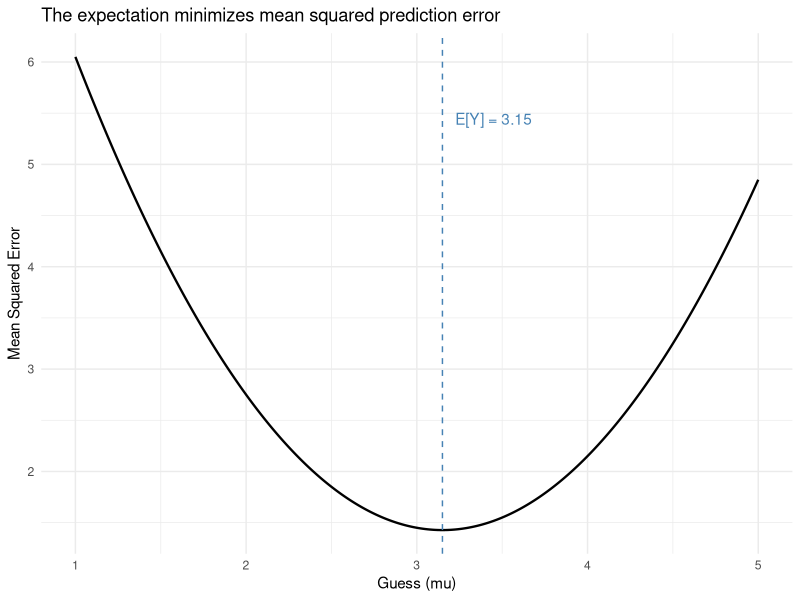
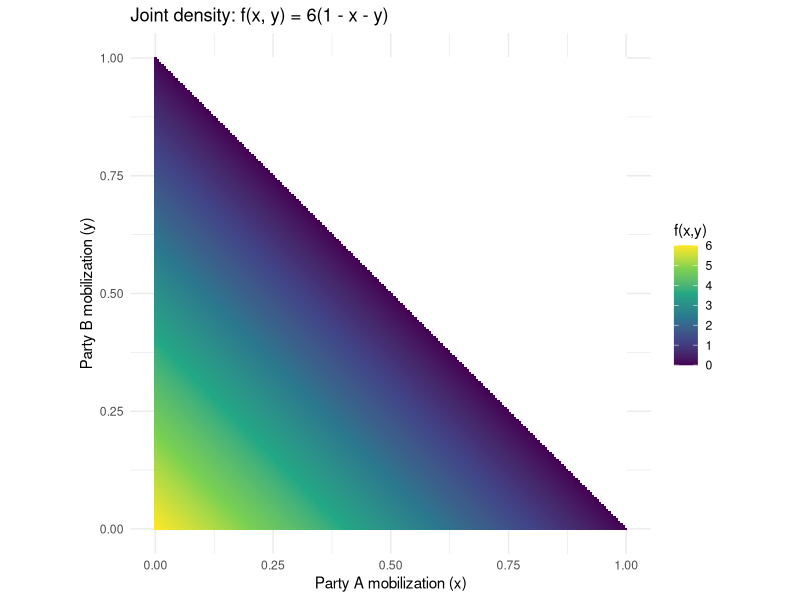
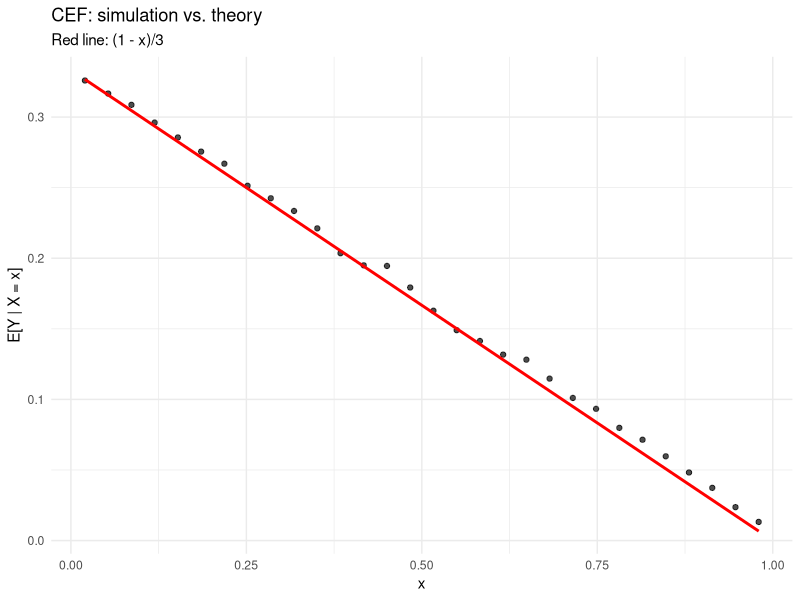
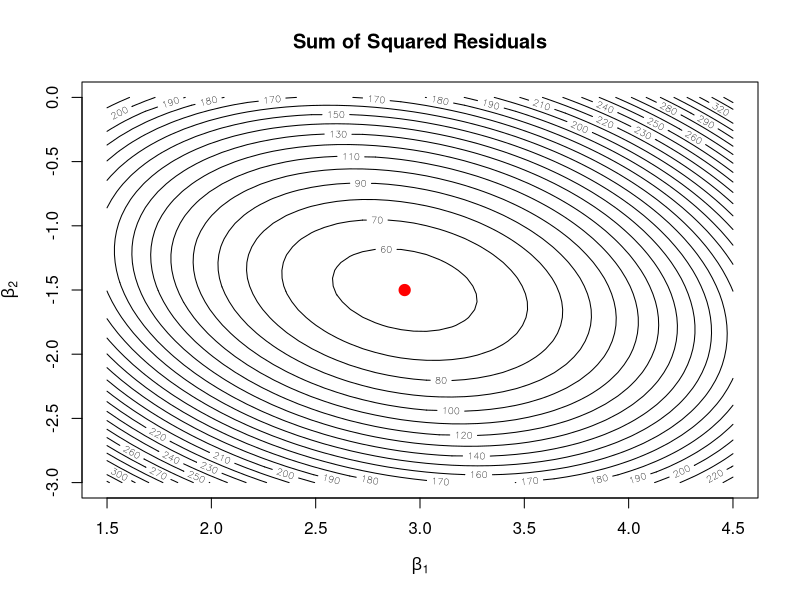
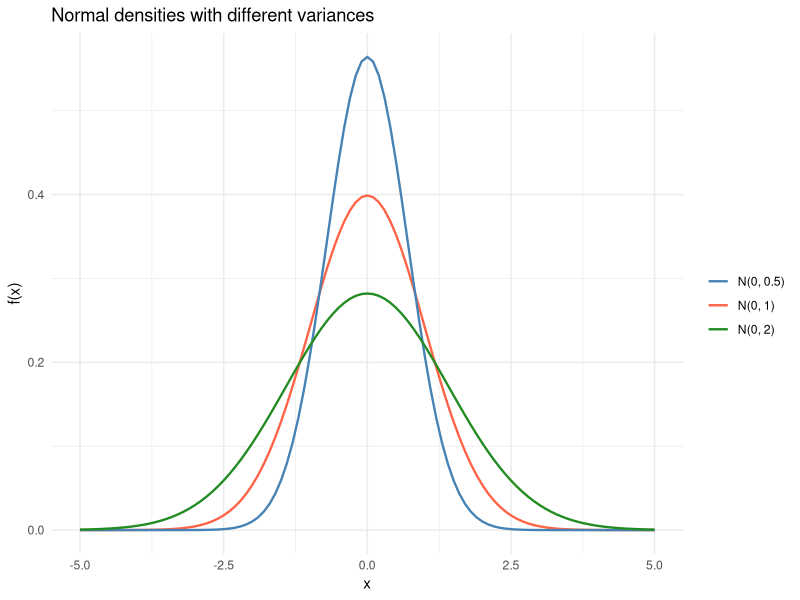

Here is the R script that generated these plots, in order:
## ---- chunk 1
#| label: setup
#| message: false
library(ggplot2)
library(MASS)
options(digits = 3)
## ---- chunk 2
#| label: expectation-minimizes-mse
#| fig-cap: "The expectation minimizes mean squared prediction error"
values <- 1:5
probs <- c(0.1, 0.2, 0.3, 0.25, 0.15)

# The expected value
mu <- sum(values * probs)
mu

# Mean squared error as a function of the guess
mse <- function(guess) {
  sum(probs * (values - guess)^2)
}

# Evaluate over a grid
guesses <- seq(1, 5, by = 0.01)
errors <- sapply(guesses, mse)

ggplot(data.frame(guess = guesses, mse = errors), aes(guess, mse)) +
  geom_line(linewidth = 0.8) +
  geom_vline(xintercept = mu, linetype = "dashed", color = "steelblue") +
  annotate("text", x = mu + 0.3, y = max(errors) * 0.9,
           label = paste("E[Y] =", mu), color = "steelblue") +
  labs(x = "Guess (mu)", y = "Mean Squared Error",
       title = "The expectation minimizes mean squared prediction error") +
  theme_minimal()
## ---- chunk 3
#| label: variance-two-forms
EY <- sum(values * probs)
EY2 <- sum(values^2 * probs)

# Definition form
var_def <- sum(probs * (values - EY)^2)

# Shortcut form
var_short <- EY2 - EY^2

c(definition = var_def, shortcut = var_short)
## ---- chunk 4
#| label: joint-density
# Create a grid
grid <- expand.grid(x = seq(0, 1, length = 200), y = seq(0, 1, length = 200))
grid$density <- ifelse(grid$x + grid$y <= 1,
                       6 * (1 - grid$x - grid$y), NA)

ggplot(grid, aes(x, y, fill = density)) +
  geom_tile() +
  scale_fill_viridis_c(na.value = "white", name = "f(x,y)") +
  labs(title = "Joint density: f(x, y) = 6(1 - x - y)",
       x = "Party A mobilization (x)",
       y = "Party B mobilization (y)") +
  coord_fixed() +
  theme_minimal()
## ---- chunk 5
#| label: cef-simulation
# Simulate from f(x,y) = 6(1-x-y) using rejection sampling
set.seed(123)
n_sim <- 50000
samples <- data.frame(x = numeric(0), y = numeric(0))

while (nrow(samples) < n_sim) {
  x_prop <- runif(n_sim)
  y_prop <- runif(n_sim)
  valid <- (x_prop + y_prop <= 1)
  x_prop <- x_prop[valid]
  y_prop <- y_prop[valid]
  # Accept with probability proportional to density
  accept_prob <- 6 * (1 - x_prop - y_prop) / 6  # max density is 6

  keep <- runif(length(x_prop)) < accept_prob
  samples <- rbind(samples, data.frame(x = x_prop[keep], y = y_prop[keep]))
}
samples <- samples[1:n_sim, ]

# Bin x and compute mean of y in each bin
samples$x_bin <- cut(samples$x, breaks = 30)
cef_empirical <- aggregate(y ~ x_bin, data = samples, FUN = mean)
cef_empirical$x_mid <- seq(0.02, 0.98, length = nrow(cef_empirical))

# Plot simulation vs. theoretical CEF
ggplot(cef_empirical, aes(x_mid, y)) +
  geom_point(alpha = 0.7) +
  stat_function(fun = function(x) (1 - x) / 3, color = "red", linewidth = 1) +
  labs(x = "x", y = "E[Y | X = x]",
       title = "CEF: simulation vs. theory",
       subtitle = "Red line: (1 - x)/3") +
  theme_minimal()
## ---- chunk 6
#| label: lie-check
# Overall mean of Y from simulation
overall_mean <- mean(samples$y)

# Theoretical E[Y]: integrate y * f_Y(y)
# f_Y(y) = 3(1-y)^2 by symmetry, so E[Y] = integral of y * 3(1-y)^2 from 0 to 1
EY_theory <- integrate(function(y) y * 3 * (1 - y)^2, 0, 1)$value

# E[E[Y|X]] = E[(1-X)/3] = integral of (1-x)/3 * 3(1-x)^2 dx = integral of (1-x)^3 dx
EEY_X <- integrate(function(x) (1 - x)^3, 0, 1)$value

c(simulation = overall_mean, `E[Y] theory` = EY_theory, `E[E[Y|X]]` = EEY_X)
## ---- chunk 7
#| label: total-variance
# Var(Y) from simulation
var_y_sim <- var(samples$y)

# Compute within each bin: variance of y and mean of y
bin_stats <- aggregate(y ~ x_bin, data = samples, FUN = function(z) c(m = mean(z), v = var(z), n = length(z)))
bin_stats <- do.call(data.frame, bin_stats)

# E[Var(Y|X)] - average of conditional variances (weighted by bin size)
weights <- bin_stats$y.n / sum(bin_stats$y.n)
E_var_YX <- sum(weights * bin_stats$y.v)

# Var(E[Y|X]) - variance of conditional means
var_EYX <- sum(weights * (bin_stats$y.m - sum(weights * bin_stats$y.m))^2)

c(`Var(Y)` = var_y_sim,
  `E[Var(Y|X)] + Var(E[Y|X])` = E_var_YX + var_EYX,
  `explained fraction` = var_EYX / var_y_sim)
## ---- chunk 8
#| label: design-matrix
set.seed(2026)
n <- 50
x1 <- rnorm(n)
x2 <- rnorm(n)
y <- 2 + 3 * x1 - 1.5 * x2 + rnorm(n)

# Build the design matrix (intercept + two regressors)
X <- cbind(1, x1, x2)
colnames(X) <- c("intercept", "x1", "x2")
head(X)
## ---- chunk 9
#| label: gram-matrix
XtX <- t(X) %*% X
XtX

# It's symmetric
all.equal(XtX, t(XtX))

# And positive definite (all eigenvalues positive)
eigen(XtX)$values
## ---- chunk 10
#| label: ols-by-hand
Xty <- t(X) %*% y
beta_hat <- solve(XtX) %*% Xty

# Compare to lm()
beta_lm <- coef(lm(y ~ x1 + x2))

cbind(manual = beta_hat, lm = beta_lm)
## ---- chunk 11
#| label: projection
P <- X %*% solve(XtX) %*% t(X)
M <- diag(n) - P

y_hat <- P %*% y      # fitted values
e_hat <- M %*% y      # residuals

# Residuals are orthogonal to every column of X
t(X) %*% e_hat
## ---- chunk 12
#| label: idempotent
# P^2 = P
max(abs(P %*% P - P))

# M^2 = M
max(abs(M %*% M - M))

# Eigenvalues of P are 0 or 1
round(eigen(P)$values, 6)
## ---- chunk 13
#| label: trace-rank
c(trace_P = sum(diag(P)), k = ncol(X))
c(trace_M = sum(diag(M)), `n - k` = n - ncol(X))
## ---- chunk 14
#| label: sigma-hat
sigma2_biased <- sum(e_hat^2) / n
sigma2_unbiased <- sum(e_hat^2) / (n - ncol(X))

c(biased = sigma2_biased, unbiased = sigma2_unbiased,
  true = 1)  # we set sd = 1 in the DGP
## ---- chunk 15
#| label: ols-bowl
# Fix intercept at its OLS value, vary beta1 and beta2
b0_hat <- beta_hat[1]
b1_grid <- seq(1.5, 4.5, length = 50)
b2_grid <- seq(-3, 0, length = 50)

ssr_surface <- outer(b1_grid, b2_grid, Vectorize(function(b1, b2) {
  sum((y - X %*% c(b0_hat, b1, b2))^2)
}))

contour(b1_grid, b2_grid, ssr_surface, nlevels = 25,
        xlab = expression(beta[1]), ylab = expression(beta[2]),
        main = "Sum of Squared Residuals")
points(beta_hat[2], beta_hat[3], pch = 19, col = "red", cex = 1.5)
## ---- chunk 16
#| label: normal-distributions
ggplot(data.frame(x = c(-5, 5)), aes(x)) +
  stat_function(fun = dnorm, args = list(mean = 0, sd = 1),
                aes(color = "N(0, 1)"), linewidth = 0.8) +
  stat_function(fun = dnorm, args = list(mean = 0, sd = sqrt(0.5)),
                aes(color = "N(0, 0.5)"), linewidth = 0.8) +
  stat_function(fun = dnorm, args = list(mean = 0, sd = sqrt(2)),
                aes(color = "N(0, 2)"), linewidth = 0.8) +
  scale_color_manual(values = c("steelblue", "tomato", "forestgreen"),
                     name = "") +
  labs(x = "x", y = "f(x)",
       title = "Normal densities with different variances") +
  theme_minimal()
## ---- chunk 17
#| label: normal-linear-transform
# If X ~ N(2, 3), then aX + b ~ N(a*2 + b, a^2 * 3)
set.seed(99)
X_samp <- rnorm(10000, mean = 2, sd = sqrt(3))
Y_samp <- 4 * X_samp + 1  # a = 4, b = 1

c(empirical_mean = mean(Y_samp), theoretical_mean = 4 * 2 + 1)
c(empirical_var = var(Y_samp), theoretical_var = 16 * 3)
